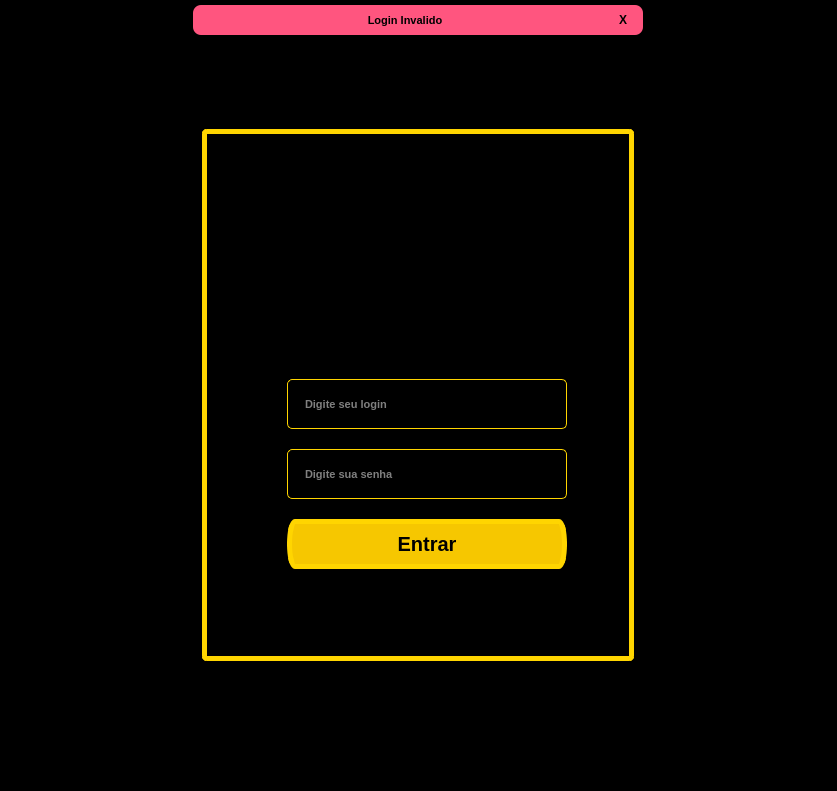
<?xml version="1.0" encoding="UTF-8"?>
<ui version="4.0">
 <class>MainWindow</class>
 <widget class="QMainWindow" name="MainWindow">
  <property name="geometry">
   <rect>
    <x>0</x>
    <y>0</y>
    <width>837</width>
    <height>791</height>
   </rect>
  </property>
  <property name="minimumSize">
   <size>
    <width>500</width>
    <height>700</height>
   </size>
  </property>
  <property name="windowTitle">
   <string>Movies Warehouse</string>
  </property>
  <property name="windowIcon">
   <iconset resource="file.qrc">
    <normaloff>:/Tela login/IMG/LOGIN (2).png</normaloff>:/Tela login/IMG/LOGIN (2).png</iconset>
  </property>
  <widget class="QWidget" name="centralwidget">
   <layout class="QVBoxLayout" name="verticalLayout">
    <property name="spacing">
     <number>0</number>
    </property>
    <property name="leftMargin">
     <number>0</number>
    </property>
    <property name="topMargin">
     <number>0</number>
    </property>
    <property name="rightMargin">
     <number>0</number>
    </property>
    <property name="bottomMargin">
     <number>0</number>
    </property>
    <item>
     <widget class="QFrame" name="TOPBAR">
      <property name="maximumSize">
       <size>
        <width>16777215</width>
        <height>35</height>
       </size>
      </property>
      <property name="styleSheet">
       <string notr="true">background-color: rgb(0, 0, 0);</string>
      </property>
      <property name="frameShape">
       <enum>QFrame::NoFrame</enum>
      </property>
      <property name="frameShadow">
       <enum>QFrame::Raised</enum>
      </property>
      <layout class="QHBoxLayout" name="horizontalLayout_2">
       <property name="spacing">
        <number>0</number>
       </property>
       <property name="leftMargin">
        <number>0</number>
       </property>
       <property name="topMargin">
        <number>5</number>
       </property>
       <property name="rightMargin">
        <number>0</number>
       </property>
       <property name="bottomMargin">
        <number>0</number>
       </property>
       <item>
        <widget class="QFrame" name="Frameerro">
         <property name="maximumSize">
          <size>
           <width>450</width>
           <height>16777215</height>
          </size>
         </property>
         <property name="styleSheet">
          <string notr="true">background-color: rgb(255, 85, 127);
border-radius: 8px;
</string>
         </property>
         <property name="frameShape">
          <enum>QFrame::StyledPanel</enum>
         </property>
         <property name="frameShadow">
          <enum>QFrame::Raised</enum>
         </property>
         <layout class="QHBoxLayout" name="horizontalLayout_3">
          <property name="spacing">
           <number>6</number>
          </property>
          <property name="leftMargin">
           <number>10</number>
          </property>
          <property name="topMargin">
           <number>3</number>
          </property>
          <property name="rightMargin">
           <number>10</number>
          </property>
          <property name="bottomMargin">
           <number>3</number>
          </property>
          <item>
           <widget class="QLabel" name="Erro">
            <property name="font">
             <font>
              <family>MS Sans Serif</family>
              <pointsize>8</pointsize>
              <weight>75</weight>
              <bold>true</bold>
             </font>
            </property>
            <property name="styleSheet">
             <string notr="true">color: rgb(0, 0, 0);</string>
            </property>
            <property name="text">
             <string>Login Invalido</string>
            </property>
            <property name="scaledContents">
             <bool>false</bool>
            </property>
            <property name="alignment">
             <set>Qt::AlignCenter</set>
            </property>
           </widget>
          </item>
          <item>
           <widget class="QPushButton" name="ClosePopUp">
            <property name="maximumSize">
             <size>
              <width>20</width>
              <height>20</height>
             </size>
            </property>
            <property name="font">
             <font>
              <weight>75</weight>
              <bold>true</bold>
             </font>
            </property>
            <property name="cursor">
             <cursorShape>PointingHandCursor</cursorShape>
            </property>
            <property name="styleSheet">
             <string notr="true">QPushButton { 
	color: rgb(0, 0, 0);
	border-radius: 5px;
}
QPushButton:hover {
	background-color: rgb(50, 50, 50);
	color: rgb(200, 200, 200);
}
QPushButton:pressed {
	background-color: rgb(35, 35, 35);
	color: rgb(200, 200, 200);
}
</string>
            </property>
            <property name="text">
             <string>X</string>
            </property>
           </widget>
          </item>
         </layout>
        </widget>
       </item>
      </layout>
     </widget>
    </item>
    <item>
     <widget class="QFrame" name="CONTEUDO">
      <property name="styleSheet">
       <string notr="true">background-color: rgb(0, 0, 0);</string>
      </property>
      <property name="frameShape">
       <enum>QFrame::NoFrame</enum>
      </property>
      <property name="frameShadow">
       <enum>QFrame::Raised</enum>
      </property>
      <layout class="QHBoxLayout" name="horizontalLayout">
       <item>
        <widget class="QFrame" name="LOGINAREA">
         <property name="maximumSize">
          <size>
           <width>450</width>
           <height>550</height>
          </size>
         </property>
         <property name="styleSheet">
          <string notr="true">background-color: rgb(0, 0, 0);</string>
         </property>
         <property name="frameShape">
          <enum>QFrame::NoFrame</enum>
         </property>
         <property name="frameShadow">
          <enum>QFrame::Raised</enum>
         </property>
         <layout class="QHBoxLayout" name="horizontalLayout_4">
          <item>
           <widget class="QFrame" name="frame">
            <property name="styleSheet">
             <string notr="true">background-color: rgb(0, 0, 0);
border-radius:  5px; 
border: 5px solid rgb(255, 213, 0);

</string>
            </property>
            <property name="frameShape">
             <enum>QFrame::StyledPanel</enum>
            </property>
            <property name="frameShadow">
             <enum>QFrame::Raised</enum>
            </property>
            <widget class="QFrame" name="frame_2">
             <property name="geometry">
              <rect>
               <x>120</x>
               <y>30</y>
               <width>191</width>
               <height>171</height>
              </rect>
             </property>
             <property name="styleSheet">
              <string notr="true">background-image: url(:/Tela login/IMG/LOGIN (2).png);
background-repeat: no repeat;
background-position: center;
border: solid rgb(0, 0, 0);</string>
             </property>
             <property name="frameShape">
              <enum>QFrame::StyledPanel</enum>
             </property>
             <property name="frameShadow">
              <enum>QFrame::Raised</enum>
             </property>
            </widget>
            <widget class="QLineEdit" name="lineEdit">
             <property name="geometry">
              <rect>
               <x>85</x>
               <y>250</y>
               <width>280</width>
               <height>50</height>
              </rect>
             </property>
             <property name="font">
              <font>
               <family>MS Sans Serif</family>
               <pointsize>8</pointsize>
               <weight>75</weight>
               <bold>true</bold>
              </font>
             </property>
             <property name="styleSheet">
              <string notr="true">QLineEdit {
color: rgb(255, 255, 255);
border: 1px solid rgb(255, 213, 0);
border-radius: 5px;
padding: 15px;
background-color rgb(255, 213, 0);
}
QLineEdit:hover {
border: 2px solid rgb(255, 213, 0);

}
QLineEdit:focus {
border: 2px solid rgb(255, 213, 0);
	color: rgb(211, 211, 211);
}</string>
             </property>
             <property name="maxLength">
              <number>32</number>
             </property>
             <property name="placeholderText">
              <string>Digite seu login</string>
             </property>
            </widget>
            <widget class="QLineEdit" name="lineEdit_2">
             <property name="geometry">
              <rect>
               <x>85</x>
               <y>320</y>
               <width>280</width>
               <height>50</height>
              </rect>
             </property>
             <property name="font">
              <font>
               <family>MS Sans Serif</family>
               <pointsize>8</pointsize>
               <weight>75</weight>
               <bold>true</bold>
              </font>
             </property>
             <property name="styleSheet">
              <string notr="true">QLineEdit {
color: rgb(255, 255, 255);
border: 1px solid rgb(255, 213, 0);
border-radius: 5px;
padding: 15px;
background-color rgb(255, 213, 0);
}
QLineEdit:hover {
border: 2px solid rgb(255, 213, 0);

}
QLineEdit:focus {
border: 2px solid rgb(255, 213, 0);
	color: rgb(211, 211, 211);
}</string>
             </property>
             <property name="maxLength">
              <number>32</number>
             </property>
             <property name="echoMode">
              <enum>QLineEdit::Password</enum>
             </property>
             <property name="placeholderText">
              <string>Digite sua senha</string>
             </property>
            </widget>
            <widget class="QPushButton" name="pushButton_2">
             <property name="geometry">
              <rect>
               <x>85</x>
               <y>390</y>
               <width>280</width>
               <height>50</height>
              </rect>
             </property>
             <property name="font">
              <font>
               <family>MS Sans Serif</family>
               <pointsize>15</pointsize>
               <weight>75</weight>
               <bold>true</bold>
              </font>
             </property>
             <property name="cursor">
              <cursorShape>PointingHandCursor</cursorShape>
             </property>
             <property name="styleSheet">
              <string notr="true">QPushButton{
background-color: rgb(246, 199, 0);
color: rgb(0, 0, 0);
border-radius: 8px solid rgb(255, 213, 0);
}
QPushbutton:pressed {
background-color: rgb(0, 0, 0);
color: rgb(0, 0, 0);

}</string>
             </property>
             <property name="text">
              <string>Entrar</string>
             </property>
            </widget>
           </widget>
          </item>
         </layout>
        </widget>
       </item>
      </layout>
     </widget>
    </item>
    <item>
     <widget class="QFrame" name="BOTAO">
      <property name="maximumSize">
       <size>
        <width>16777215</width>
        <height>35</height>
       </size>
      </property>
      <property name="styleSheet">
       <string notr="true">background-color: rgb(0, 0, 0);</string>
      </property>
      <property name="frameShape">
       <enum>QFrame::NoFrame</enum>
      </property>
      <property name="frameShadow">
       <enum>QFrame::Raised</enum>
      </property>
     </widget>
    </item>
   </layout>
  </widget>
  <widget class="QMenuBar" name="menubar">
   <property name="geometry">
    <rect>
     <x>0</x>
     <y>0</y>
     <width>837</width>
     <height>26</height>
    </rect>
   </property>
  </widget>
 </widget>
 <resources>
  <include location="file.qrc"/>
 </resources>
 <connections/>
</ui>
